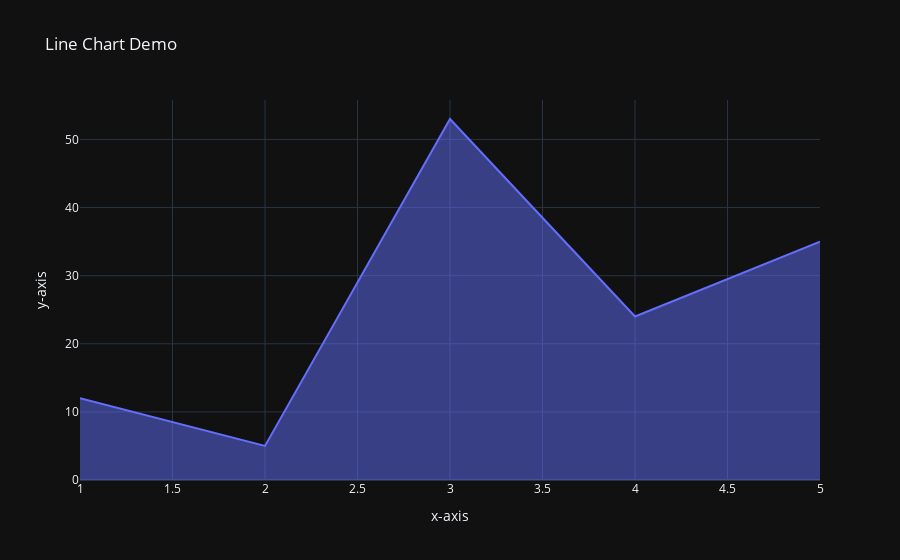

Notebook code cell kept with this figure:
### Code cell
x = np.array([12, 5, 53, 24, 35])
px.area(x=[1, 2, 3, 4, 5], 
        y=x, 
        title='Line Chart Demo',
        labels={'x': 'x-axis', 'y': 'y-axis'},
        template='plotly_dark'
)

### Figure 1 — Plotly figure (JSON) as saved in the notebook; plotly's stock layout.template omitted (floating-point values rounded to 4 significant figures)
{"data": [{"fillpattern": {"shape": ""}, "hovertemplate": "x-axis=%{x}<br>y-axis=%{y}<extra></extra>", "legendgroup": "", "line": {"color": "#636efa"}, "marker": {"symbol": "circle"}, "mode": "lines", "name": "", "orientation": "v", "showlegend": false, "stackgroup": "1", "type": "scatter", "x": [1, 2, 3, 4, 5], "xaxis": "x", "y": [12, 5, 53, 24, 35], "yaxis": "y"}], "layout": {"legend": {"tracegroupgap": 0}, "title": {"text": "Line Chart Demo"}, "xaxis": {"anchor": "y", "domain": [0, 1], "title": {"text": "x-axis"}}, "yaxis": {"anchor": "x", "domain": [0, 1], "title": {"text": "y-axis"}}}}
